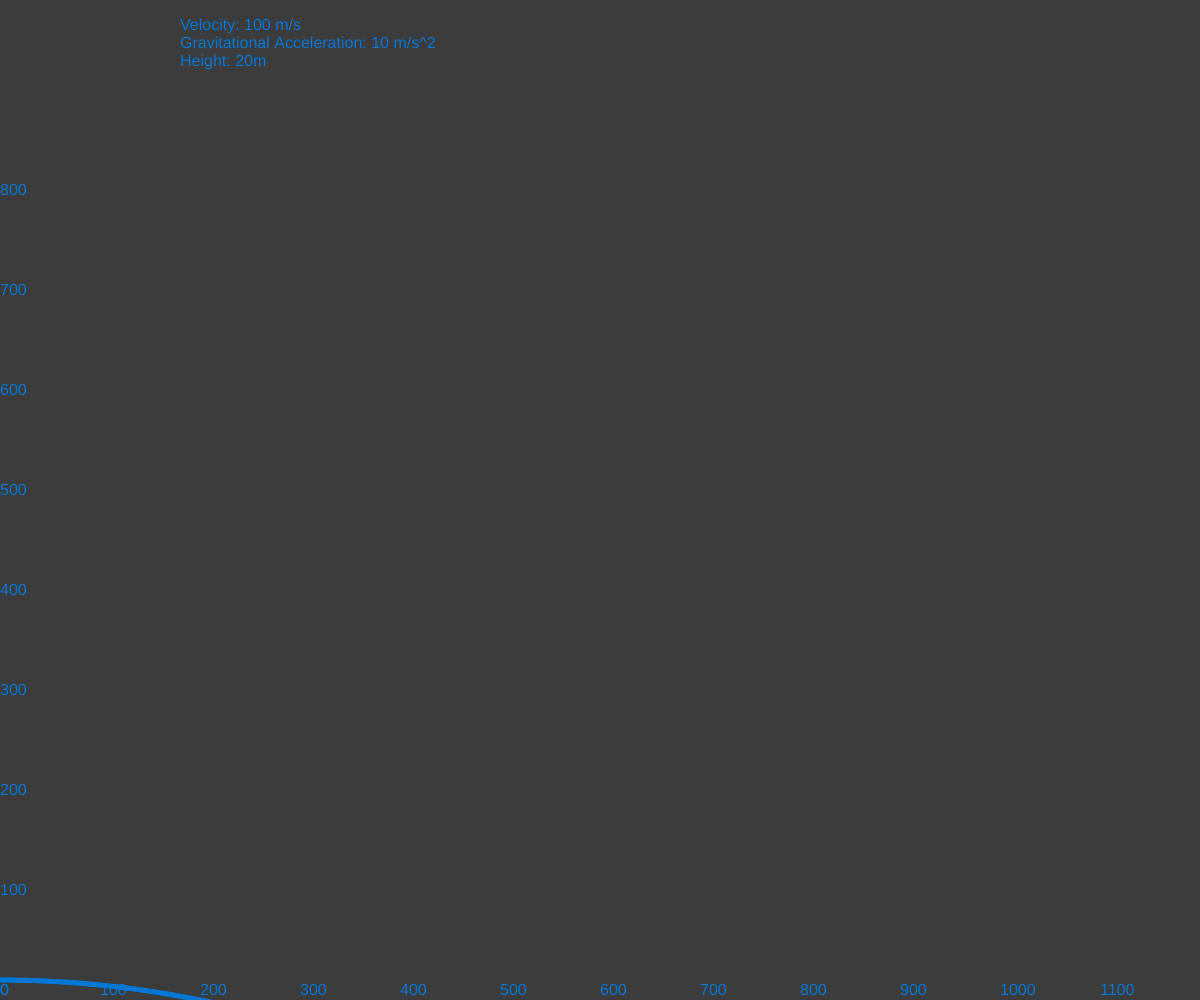
Frame 1 (no input)
Frame 60 (no input): identical to frame 1, image omitted
Frame 120 (the mouse pressed at the canvas centre since frame 60): identical to frame 1, image omitted

The p5.js sketch that drew this single still picture (run headless with seeded random() and noise() and a simulated clock; from frame 60 on, the mouse is pressed at the canvas centre):

// p5.js sketch
// ── sketch.js
var SIZE = 5;

function setup() {
    canvas = createCanvas(windowWidth, windowHeight);
  
    group = createDiv((''));
    group.position(10, 10, "relative");

    // canvas.parent(group);

    velocityS = createSlider(1, 1000, 100);
    velocityS.position(0, 0, "relative");
    velocityS.parent(group);

    gravitationalConstantS = createSlider(0, 20, 9.81);
    gravitationalConstantS.parent(group);
    gravitationalConstantS.position(0, 20, "relative");

    heightS = createSlider(0, windowHeight/1.2, 20);
    heightS.position(0, 40, "relative");
    heightS.parent(group);

  }

function windowResized() {
    resizeCanvas(windowWidth, windowHeight);
}

function draw() {
    background(60);

    gravitationalConstant = gravitationalConstantS.value();
    velocity = velocityS.value();
    height = heightS.value();

    noStroke();
    fill(0, 120, 215);
    textSize(16);

    position = 180;
    text("Velocity: " + velocity + " m/s", position, 30);
    text("Gravitational Acceleration: " + gravitationalConstant + " m/s^2", position, 48);
    text("Height: " + height + "m", position, 66);

    for (let x = 0; x < windowWidth; x++) {
        y = - 0.5 * gravitationalConstant * Math.pow(x/velocity, 2) + height;
        y = windowHeight - y;
        ellipse(x, y, SIZE, SIZE);
        if (x % 100 == 0) {
            text(x, x, windowHeight-5)
        }
   }
   for (let y = 0; y < windowHeight/1.2; y+=100) {
        text(y, 0, windowHeight - y - 5);
   }
   
}
